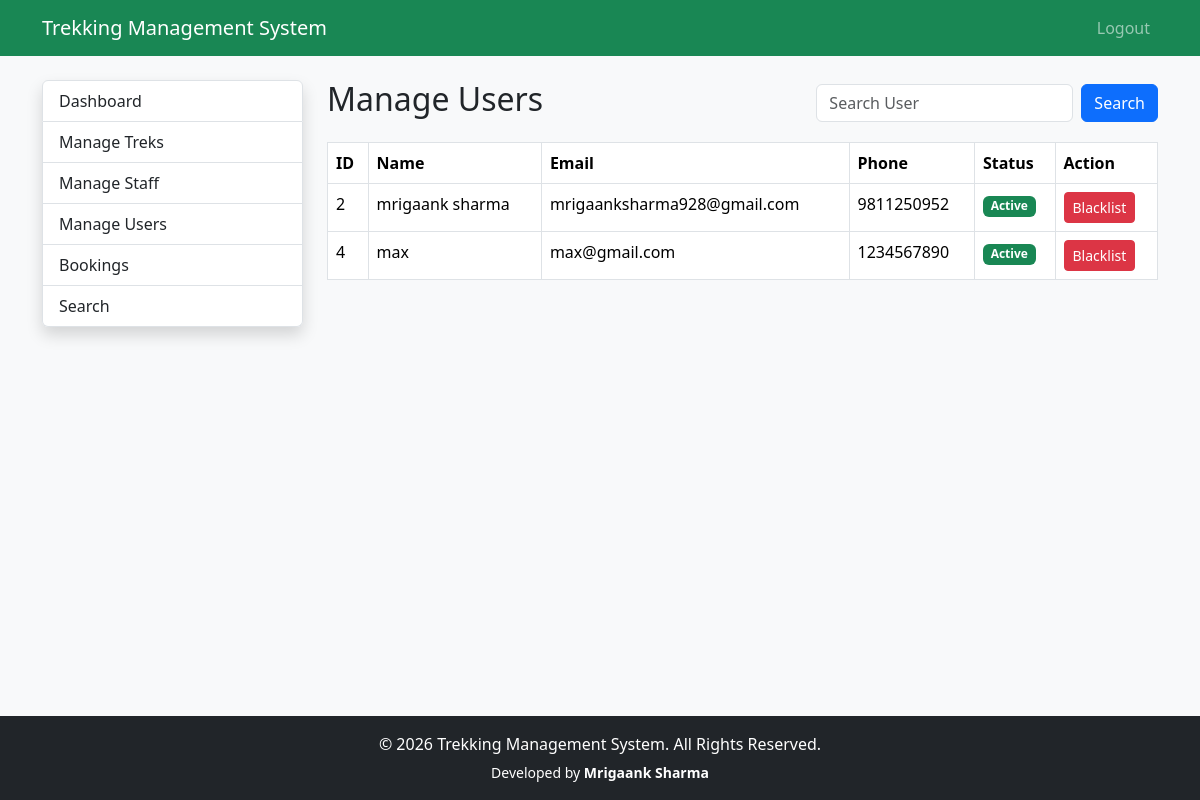
/admin/users (signed in), run on an earlier commit of the app's database.
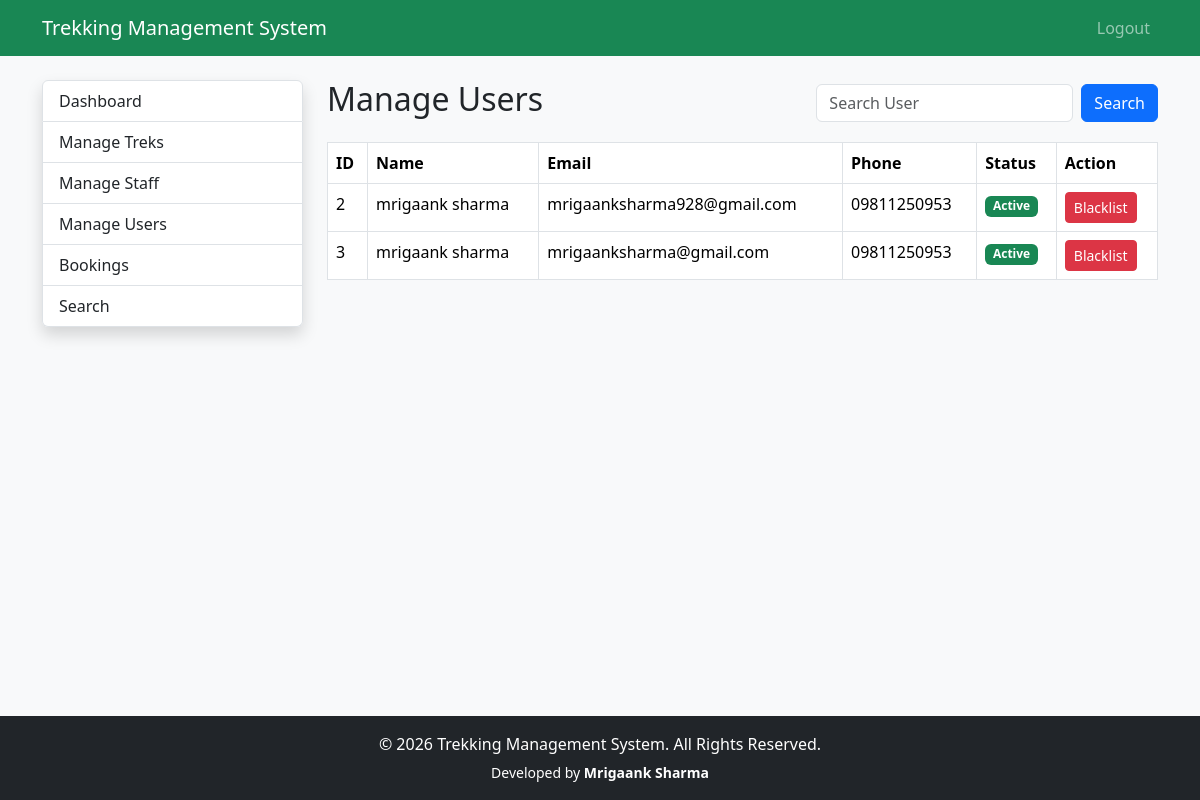
And on a later commit of the database.
### app/models.py (models this page shows)
class User(UserMixin,db.Model):
    __tablename__="users"
    id=db.Column(db.Integer,primary_key=True)
    name=db.Column(db.String(100),nullable=False)
    email=db.Column(db.String(120),unique=True,nullable=False)
    password=db.Column(db.String(255),nullable=False)
    phone=db.Column(db.String(15))
    role=db.Column(db.String(20),nullable=False)
    status=db.Column(db.String(20),default="active")
    created_at=db.Column(db.DateTime,default=datetime.utcnow)
    assigned_treks=db.relationship(
        "Trek",
        foreign_keys="Trek.staff_id",
        backref="staff",
        lazy=True
    )
    bookings=db.relationship(
        "Booking",
        backref="user",
        lazy=True
    )

### app/admin/users.py (the view)
@admin_bp.route("/users")
@login_required
@admin_required
def manage_users():
    users = User.query.filter_by(
        role="user"
    ).all()
    return render_template(
        "admin/users.html",
        users=users
    )

### app/extensions.py (called while the page is built)
@login_manager.user_loader
def load_user(user_id):
    return User.query.get(int(user_id))

### app/templates/admin/users.html
{% extends 'admin/layout.html' %}
{% block admin_content %}
<div class="d-flex justify-content-between align-items-center mb-3">
<h2>Manage Users</h2>
<form class="d-flex"
      method="GET"
      action="{{ url_for('admin.search_users') }}">
<input
class="form-control me-2"
type="search"
name="q"
placeholder="Search User">
<button class="btn btn-primary">
Search
</button>
</form>
</div>
<table class="table table-bordered table-hover">
<thead>
<tr>
<th>ID</th>
<th>Name</th>
<th>Email</th>
<th>Phone</th>
<th>Status</th>
<th>Action</th>
</tr>
</thead>
<tbody>
{% for user in users %}
<tr>
<td>{{ user.id }}</td>
<td>{{ user.name }}</td>
<td>{{ user.email }}</td>
<td>{{ user.phone }}</td>
<td>
{% if user.status=="active" %}
<span class="badge bg-success">
Active
</span>
{% else %}
<span class="badge bg-danger">
Blacklisted
</span>
{% endif %}
</td>
<td>
{% if user.status=="active" %}
<a
class="btn btn-danger btn-sm"
href="{{ url_for('admin.blacklist_user',user_id=user.id) }}">
Blacklist
</a>
{% else %}
<a
class="btn btn-success btn-sm"
href="{{ url_for('admin.activate_user',user_id=user.id) }}">
Activate
</a>
{% endif %}
</td>
</tr>
{% endfor %}
</tbody>
</table>
{% endblock %}

### app/templates/admin/layout.html
{% extends 'base.html' %}
{% block content %}
<div class="row">
    <div class="col-md-3">
        <div class="list-group shadow">
            <a href="{{ url_for('admin.dashboard') }}" class="list-group-item list-group-item-action">
                Dashboard
            </a>
            <a href="{{ url_for('admin.view_treks') }}" class="list-group-item list-group-item-action">
                Manage Treks
            </a>
            <a href="{{ url_for('admin.manage_staff') }}" class="list-group-item list-group-item-action">
                Manage Staff
            </a>
            <a href="{{ url_for('admin.manage_users') }}" class="list-group-item list-group-item-action">
                Manage Users
            </a>
            <a href="{{ url_for('admin.view_bookings') }}" class="list-group-item list-group-item-action">
                Bookings
            </a>
            <a href="{{ url_for('admin.search') }}" class="list-group-item list-group-item-action">
               Search
            </a>
        </div>
    </div>
    <div class="col-md-9">
        {% block admin_content %}
        {% endblock %}
    </div>
</div>
{% endblock %}

### app/templates/base.html (shortened to what this page needs)
<!DOCTYPE html>
<html lang="en">
<head>
    <link href="https://cdn.jsdelivr.net/npm/bootstrap@5.3.3/dist/css/bootstrap.min.css"
          rel="stylesheet">
</head>
<body class="bg-light d-flex flex-column min-vh-100">
    {% include 'navbar.html' %}
    <main class="container mt-4 flex-grow-1">
        {% block content %}
        {% endblock %}
    </main>
    <footer class="bg-dark text-white text-center py-3 mt-auto">
        <div class="container">
            <p class="mb-1">
                &copy; 2026 Trekking Management System. All Rights Reserved.
            </p>
            <small>
                Developed by <strong>Mrigaank Sharma</strong>
            </small>
        </div>
    </footer>
</body>
</html>

### app/templates/navbar.html (shortened to what this page needs)
<nav class="navbar navbar-expand-lg navbar-dark bg-success">
<div class="container">
<a
class="navbar-brand"
href="/">
Trekking Management System
</a>
<ul class="navbar-nav ms-auto">
{% if current_user.is_authenticated %}
<li class="nav-item">
<a
class="nav-link"
href="/logout">
Logout
</a>
</li>
{% endif %}
</ul>
</div>
</nav>

What changed in the data, as far as the page shows it:
removed User: id "4", name "max", email "max@gmail.com", phone "1234567890", status "Active"
changed User "mrigaanksharma928@gmail.com": phone "9811250952" → "09811250953"
now on this page (row edited): User: id "3", name "mrigaank sharma", email "mrigaanksharma@gmail.com", phone "09811250953", status "Active"
